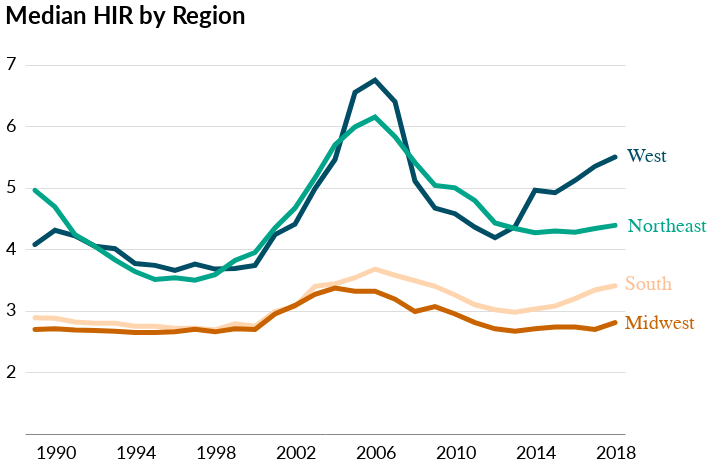

Here is the notebook cell this chart was saved with:
### Code cell
reg_chart = alt.Chart(reg_hir, title='Median HIR by Region').mark_line(size=5, strokeCap='round').encode(
    x=alt.X('Year:O', axis=alt.Axis(values=list(range(1990,2019,4)), titleFontSize=18, labelFontSize=18)), 
    y=alt.Y('HIR', axis=alt.Axis(titleFontSize=18, labelFontSize=18, values=list(range(2,8)), format='a'), scale=alt.Scale(domain=[1,7.5])),
    color=alt.Color('Region', legend=None, scale=alt.Scale(domain=['West', 'Northeast', 'South', 'Midwest'], range=['#004d66', '#00a58a', '#ffd5b0', '#c86300'])))

west = alt.Chart(region_text_df.query('Numbers == 0')
                   ).mark_text(dx=25, dy=-340, fontSize=20, fontWeight='normal', color='#004d66'
                              ).encode(x=alt.X("Year", axis=None), y=alt.Y("Numbers"), text=alt.Text("Text"))
northeast = alt.Chart(region_text_df.query('Numbers == 1')
                   ).mark_text(dx=45, dy=-208, fontSize=20, fontWeight='normal', color='#00a58a'
                              ).encode(x=alt.X("Year", axis=None), y=alt.Y("Numbers"), text=alt.Text("Text"))
south = alt.Chart(region_text_df.query('Numbers == 2')
                   ).mark_text(dx=26, dy=-88, fontSize=20, fontWeight='normal', color='#ffbe94'
                              ).encode(x=alt.X("Year", axis=None), y=alt.Y("Numbers"), text=alt.Text("Text"))
midwest = alt.Chart(region_text_df.query('Numbers == 3')
                   ).mark_text(dx=37, dy=12, fontSize=20, fontWeight='normal', color='#c86300'
                              ).encode(x=alt.X("Year", axis=None), y=alt.Y("Numbers"), text=alt.Text("Text"))

region_chart = reg_chart + west + northeast + south + midwest
region_chart.configure_title(fontSize=24)

### Figure 1 — Vega-Lite specification as saved in the notebook (floating-point values rounded to 4 significant figures)
{"width": 600, "height": 400, "background": "white", "config": {"title": {"fontSize": 24, "anchor": "start", "font": "Lato", "offset": 5}, "axisX": {"grid": false, "labelFont": "Lato", "labelFontSize": 14, "labelAngle": 0, "labelPadding": 10, "ticks": false, "tickSize": 5, "title": null, "titleFont": "Lato", "titleFontSize": 14, "titleFontWeight": "light", "titleY": 30, "titleX": 280}, "axisY": {"grid": true, "gridOpacity": 1, "labelFont": "Lato", "labelFontSize": 14, "labelLimit": 100, "labelAlign": "left", "labelPadding": 20, "ticks": false, "title": null, "titleFont": "Lato", "titleFontWeight": "normal", "titleFontSize": 14, "titleAlign": "left", "titleAngle": 0, "titleY": -20, "titleX": -20, "domainWidth": 0}, "view": {"strokeOpacity": 0}}, "layer": [{"data": {"name": "data-1860a7dd175dae6657e6ef11f6b1f1ff"}, "mark": {"type": "line", "size": 5, "strokeCap": "round"}, "encoding": {"color": {"type": "nominal", "field": "Region", "legend": null, "scale": {"domain": ["West", "Northeast", "South", "Midwest"], "range": ["#004d66", "#00a58a", "#ffd5b0", "#c86300"]}}, "x": {"type": "ordinal", "axis": {"labelFontSize": 18, "titleFontSize": 18, "values": [1990, 1994, 1998, 2002, 2006, 2010, 2014, 2018]}, "field": "Year"}, "y": {"type": "quantitative", "axis": {"format": "a", "labelFontSize": 18, "titleFontSize": 18, "values": [2, 3, 4, 5, 6, 7]}, "field": "HIR", "scale": {"domain": [1, 7.5]}}}, "title": "Median HIR by Region"}, {"data": {"name": "data-8a7dc631962baabbcab7514ff60c9e7c"}, "mark": {"type": "text", "color": "#004d66", "dx": 25, "dy": -340, "fontSize": 20, "fontWeight": "normal"}, "encoding": {"text": {"type": "nominal", "field": "Text"}, "x": {"type": "quantitative", "axis": null, "field": "Year"}, "y": {"type": "quantitative", "field": "Numbers"}}}, {"data": {"name": "data-7aaa97d570e9aa23a71746083f3f22b4"}, "mark": {"type": "text", "color": "#00a58a", "dx": 45, "dy": -208, "fontSize": 20, "fontWeight": "normal"}, "encoding": {"text": {"type": "nominal", "field": "Text"}, "x": {"type": "quantitative", "axis": null, "field": "Year"}, "y": {"type": "quantitative", "field": "Numbers"}}}, {"data": {"name": "data-5ce3dbf5b01e460dfdb5755056a4b599"}, "mark": {"type": "text", "color": "#ffbe94", "dx": 26, "dy": -88, "fontSize": 20, "fontWeight": "normal"}, "encoding": {"text": {"type": "nominal", "field": "Text"}, "x": {"type": "quantitative", "axis": null, "field": "Year"}, "y": {"type": "quantitative", "field": "Numbers"}}}, {"data": {"name": "data-58f00851d12c199fef21a1395c4d805e"}, "mark": {"type": "text", "color": "#c86300", "dx": 37, "dy": 12, "fontSize": 20, "fontWeight": "normal"}, "encoding": {"text": {"type": "nominal", "field": "Text"}, "x": {"type": "quantitative", "axis": null, "field": "Year"}, "y": {"type": "quantitative", "field": "Numbers"}}}], "$schema": "https://vega.github.io/schema/vega-lite/v4.0.0.json", "datasets": {"data-1860a7dd175dae6657e6ef11f6b1f1ff": [{"Year": 1989, "Region": "South", "HIR": 2.89}, {"Year": 1990, "Region": "South", "HIR": 2.88}, {"Year": 1991, "Region": "South", "HIR": 2.82}, {"Year": 1992, "Region": "South", "HIR": 2.8}, {"Year": 1993, "Region": "South", "HIR": 2.8}, {"Year": 1994, "Region": "South", "HIR": 2.75}, {"Year": 1995, "Region": "South", "HIR": 2.75}, {"Year": 1996, "Region": "South", "HIR": 2.72}, {"Year": 1997, "Region": "South", "HIR": 2.72}, {"Year": 1998, "Region": "South", "HIR": 2.69}, {"Year": 1999, "Region": "South", "HIR": 2.79}, {"Year": 2000, "Region": "South", "HIR": 2.75}, {"Year": 2001, "Region": "South", "HIR": 2.99}, {"Year": 2002, "Region": "South", "HIR": 3.07}, {"Year": 2003, "Region": "South", "HIR": 3.4}, {"Year": 2004, "Region": "South", "HIR": 3.44}, {"Year": 2005, "Region": "South", "HIR": 3.54}, {"Year": 2006, "Region": "South", "HIR": 3.68}, {"Year": 2007, "Region": "South", "HIR": 3.58}, {"Year": 2008, "Region": "South", "HIR": 3.49}, {"Year": 2009, "Region": "South", "HIR": 3.4}, {"Year": 2010, "Region": "South", "HIR": 3.26}, {"Year": 2011, "Region": "South", "HIR": 3.1}, {"Year": 2012, "Region": "South", "HIR": 3.02}, {"Year": 2013, "Region": "South", "HIR": 2.98}, {"Year": 2014, "Region": "South", "HIR": 3.03}, {"Year": 2015, "Region": "South", "HIR": 3.08}, {"Year": 2016, "Region": "South", "HIR": 3.2}, {"Year": 2017, "Region": "South", "HIR": 3.34}, {"Year": 2018, "Region": "South", "HIR": 3.41}, {"Year": 1989, "Region": "West", "HIR": 4.08}, {"Year": 1990, "Region": "West", "HIR": 4.31}, {"Year": 1991, "Region": "West", "HIR": 4.22}, {"Year": 1992, "Region": "West", "HIR": 4.05}, {"Year": 1993, "Region": "West", "HIR": 4.01}, {"Year": 1994, "Region": "West", "HIR": 3.77}, {"Year": 1995, "Region": "West", "HIR": 3.74}, {"Year": 1996, "Region": "West", "HIR": 3.66}, {"Year": 1997, "Region": "West", "HIR": 3.76}, {"Year": 1998, "Region": "West", "HIR": 3.68}, {"Year": 1999, "Region": "West", "HIR": 3.69}, {"Year": 2000, "Region": "West", "HIR": 3.74}, {"Year": 2001, "Region": "West", "HIR": 4.24}, {"Year": 2002, "Region": "West", "HIR": 4.41}, {"Year": 2003, "Region": "West", "HIR": 4.99}, {"Year": 2004, "Region": "West", "HIR": 5.46}, {"Year": 2005, "Region": "West", "HIR": 6.55}, {"Year": 2006, "Region": "West", "HIR": 6.75}, {"Year": 2007, "Region": "West", "HIR": 6.4}, {"Year": 2008, "Region": "West", "HIR": 5.11}, {"Year": 2009, "Region": "West", "HIR": 4.67}, {"Year": 2010, "Region": "West", "HIR": 4.58}, {"Year": 2011, "Region": "West", "HIR": 4.36}, {"Year": 2012, "Region": "West", "HIR": 4.19}, {"Year": 2013, "Region": "West", "HIR": 4.37}, {"Year": 2014, "Region": "West", "HIR": 4.96}, {"Year": 2015, "Region": "West", "HIR": 4.92}, {"Year": 2016, "Region": "West", "HIR": 5.12}, {"Year": 2017, "Region": "West", "HIR": 5.35}, {"Year": 2018, "Region": "West", "HIR": 5.5}, {"Year": 1989, "Region": "Northeast", "HIR": 4.96}, {"Year": 1990, "Region": "Northeast", "HIR": 4.69}, {"Year": 1991, "Region": "Northeast", "HIR": 4.24}, {"Year": 1992, "Region": "Northeast", "HIR": 4.05}, {"Year": 1993, "Region": "Northeast", "HIR": 3.83}, {"Year": 1994, "Region": "Northeast", "HIR": 3.64}, {"Year": 1995, "Region": "Northeast", "HIR": 3.51}, {"Year": 1996, "Region": "Northeast", "HIR": 3.54}, {"Year": 1997, "Region": "Northeast", "HIR": 3.5}, {"Year": 1998, "Region": "Northeast", "HIR": 3.59}, {"Year": 1999, "Region": "Northeast", "HIR": 3.82}, {"Year": 2000, "Region": "Northeast", "HIR": 3.95}, {"Year": 2001, "Region": "Northeast", "HIR": 4.35}, {"Year": 2002, "Region": "Northeast", "HIR": 4.67}, {"Year": 2003, "Region": "Northeast", "HIR": 5.16}, {"Year": 2004, "Region": "Northeast", "HIR": 5.7}, {"Year": 2005, "Region": "Northeast", "HIR": 5.99}, {"Year": 2006, "Region": "Northeast", "HIR": 6.15}, {"Year": 2007, "Region": "Northeast", "HIR": 5.83}, {"Year": 2008, "Region": "Northeast", "HIR": 5.41}, {"Year": 2009, "Region": "Northeast", "HIR": 5.04}, {"Year": 2010, "Region": "Northeast", "HIR": 5.0}, {"Year": 2011, "Region": "Northeast", "HIR": 4.79}, {"Year": 2012, "Region": "Northeast", "HIR": 4.43}, {"Year": 2013, "Region": "Northeast", "HIR": 4.34}, {"Year": 2014, "Region": "Northeast", "HIR": 4.27}, {"Year": 2015, "Region": "Northeast", "HIR": 4.3}, {"Year": 2016, "Region": "Northeast", "HIR": 4.28}, {"Year": 2017, "Region": "Northeast", "HIR": 4.34}, {"Year": 2018, "Region": "Northeast", "HIR": 4.39}, {"Year": 1989, "Region": "Midwest", "HIR": 2.7}, {"Year": 1990, "Region": "Midwest", "HIR": 2.71}, {"Year": 1991, "Region": "Midwest", "HIR": 2.69}, {"Year": 1992, "Region": "Midwest", "HIR": 2.68}, {"Year": 1993, "Region": "Midwest", "HIR": 2.67}, {"Year": 1994, "Region": "Midwest", "HIR": 2.65}, {"Year": 1995, "Region": "Midwest", "HIR": 2.65}, {"Year": 1996, "Region": "Midwest", "HIR": 2.66}, {"Year": 1997, "Region": "Midwest", "HIR": 2.7}, {"Year": 1998, "Region": "Midwest", "HIR": 2.66}, {"Year": 1999, "Region": "Midwest", "HIR": 2.71}, {"Year": 2000, "Region": "Midwest", "HIR": 2.7}, {"Year": 2001, "Region": "Midwest", "HIR": 2.95}, {"Year": 2002, "Region": "Midwest", "HIR": 3.09}, {"Year": 2003, "Region": "Midwest", "HIR": 3.27}, {"Year": 2004, "Region": "Midwest", "HIR": 3.37}, {"Year": 2005, "Region": "Midwest", "HIR": 3.32}, {"Year": 2006, "Region": "Midwest", "HIR": 3.32}, {"Year": 2007, "Region": "Midwest", "HIR": 3.19}, {"Year": 2008, "Region": "Midwest", "HIR": 2.99}, {"Year": 2009, "Region": "Midwest", "HIR": 3.07}, {"Year": 2010, "Region": "Midwest", "HIR": 2.95}, {"Year": 2011, "Region": "Midwest", "HIR": 2.81}, {"Year": 2012, "Region": "Midwest", "HIR": 2.71}, {"Year": 2013, "Region": "Midwest", "HIR": 2.67}, {"Year": 2014, "Region": "Midwest", "HIR": 2.71}, {"Year": 2015, "Region": "Midwest", "HIR": 2.74}, {"Year": 2016, "Region": "Midwest", "HIR": 2.74}, {"Year": 2017, "Region": "Midwest", "HIR": 2.7}, {"Year": 2018, "Region": "Midwest", "HIR": 2.81}], "data-8a7dc631962baabbcab7514ff60c9e7c": [{"Year": 1989, "Numbers": 0, "Text": "West"}], "data-7aaa97d570e9aa23a71746083f3f22b4": [{"Year": 1990, "Numbers": 1, "Text": "Northeast"}], "data-5ce3dbf5b01e460dfdb5755056a4b599": [{"Year": 1991, "Numbers": 2, "Text": "South"}], "data-58f00851d12c199fef21a1395c4d805e": [{"Year": 1992, "Numbers": 3, "Text": "Midwest"}]}}
